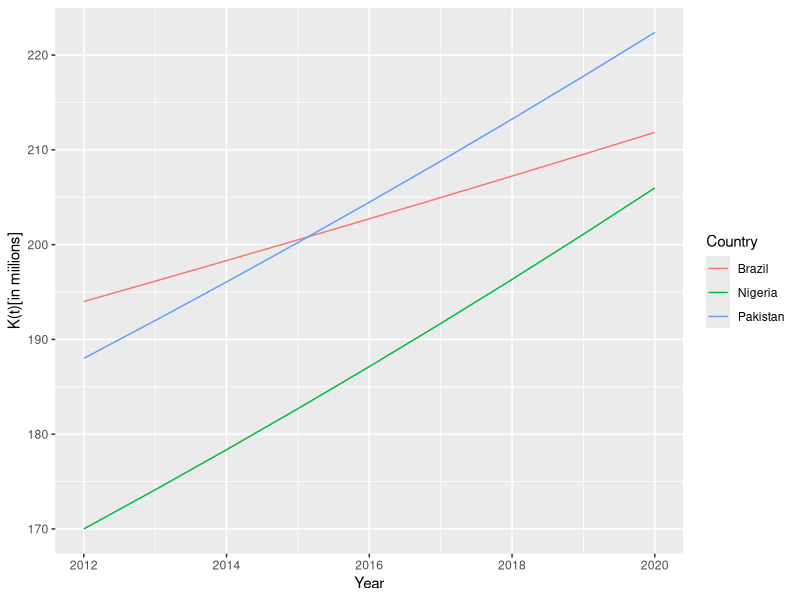

Reproduce this figure in R.
## ---- chunk 1
library(dplyr)
library(ggplot2)
## ---- chunk 2
data.frame(
    Year=rep(2012:2020, 3), 
    Country=rep(c("Brazil", "Pakistan", "Nigeria"), each=9),
    R=rep(c(.011, .021, .024), each=9),
    K0=rep(c(194, 188, 170) * 10^6, each=9)) %>%
    mutate(t=Year-2012, Kt=exp(R*t) * K0) %>%
    ggplot(aes(x=Year, y=Kt/10^6, color=Country, group=Country)) +
    geom_line() + labs(y="K(t)[in miilions]")
